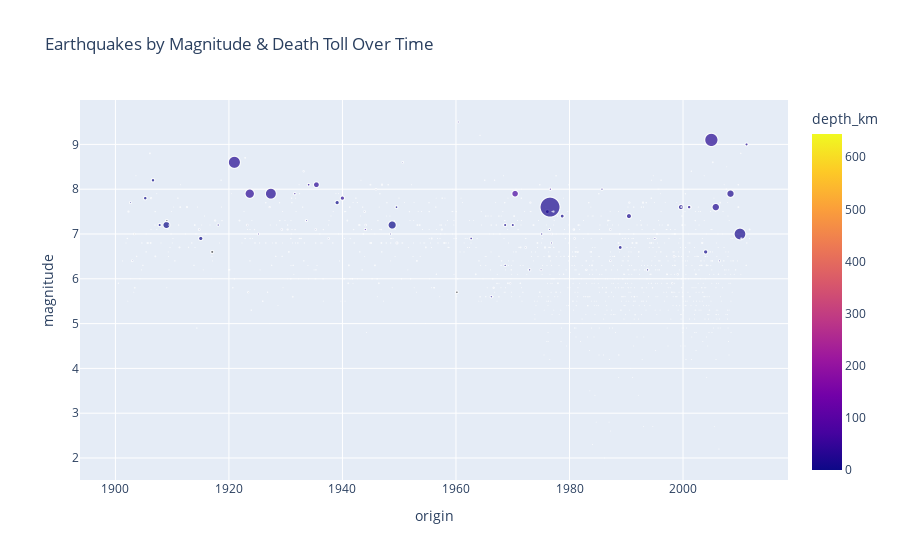

The cell this chart's notebook holds for it:
### Code cell
death_size = wiki.dropna(subset=['deaths'], axis = 0)
fig = px.scatter(death_size, x='origin', y='magnitude',size='deaths',color='depth_km',hover_data=wiki, title='Earthquakes by Magnitude & Death Toll Over Time')
fig.show()

### Figure 1 — Plotly figure (JSON) as saved in the notebook; plotly's stock layout.template omitted (floating-point values rounded to 4 significant figures; data arrays with more than 128 entries replaced by an {"elided": "..."} marker saying what was removed)
{"data": [{"customdata": {"elided": "1273x15 mixed values"}, "hovertemplate": "origin=%{customdata[0]}<br>magnitude=%{customdata[5]}<br>deaths=%{customdata[12]}<br>country=%{customdata[1]}<br>lat=%{customdata[2]}<br>long=%{customdata[3]}<br>depth_km=%{marker.color}<br>secondary_effects=%{customdata[6]}<br>pde_shaking_deaths=%{customdata[7]}<br>pde_total_deaths=%{customdata[8]}<br>utsu_total_deaths=%{customdata[9]}<br>emdat_total_deaths=%{customdata[10]}<br>other_source_deaths=%{customdata[11]}<br>magnitude_scale=%{customdata[13]}<br>year=%{customdata[14]}<extra></extra>", "legendgroup": "", "marker": {"color": {"elided": "1273 float values"}, "coloraxis": "coloraxis", "size": {"elided": "1273 int values"}, "sizemode": "area", "sizeref": 1638.0, "symbol": "circle"}, "mode": "markers", "name": "", "showlegend": false, "type": "scattergl", "x": {"elided": "1273 str values"}, "xaxis": "x", "y": {"elided": "1273 float values"}, "yaxis": "y"}], "layout": {"coloraxis": {"colorbar": {"title": {"text": "depth_km"}}, "colorscale": [[0, "#0d0887"], [0.1111, "#46039f"], [0.2222, "#7201a8"], [0.3333, "#9c179e"], [0.4444, "#bd3786"], [0.5556, "#d8576b"], [0.6667, "#ed7953"], [0.7778, "#fb9f3a"], [0.8889, "#fdca26"], [1, "#f0f921"]]}, "legend": {"itemsizing": "constant", "tracegroupgap": 0}, "title": {"text": "Earthquakes by Magnitude & Death Toll Over Time"}, "xaxis": {"anchor": "y", "domain": [0, 1], "title": {"text": "origin"}}, "yaxis": {"anchor": "x", "domain": [0, 1], "title": {"text": "magnitude"}}}}
